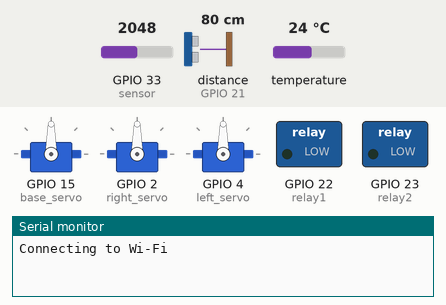
Simulated run of this sketch. Board: ESP32. Parts: 3 × servo, switched loads named in the sketch (green lamp = pin HIGH), the last lines printed to the serial monitor. Wiring (inferred from the names in the program): ultrasonic range finder: trigger GPIO 19; echo GPIO 21. Inputs (shaded band) come from the test bench; at power-on: GPIO 33 (sensor) = 2048, distance to the obstacle (sensor on GPIO 21) 80 cm, temperature 24 °C. The echo pulse lasts 58.3 µs per cm; WiFi joins after 1.5 s; servers stay silent unless stated; uploads are accepted with an empty reply; pins used as bus, display or sensor lines are not drawn.

Above: at 0.1 s.
At 10.83 s:
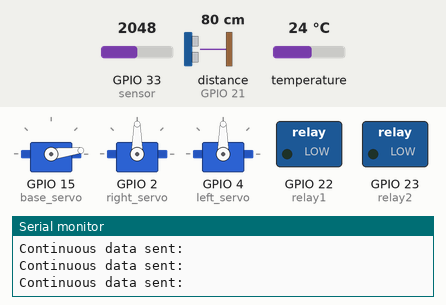
At 13.0 s:
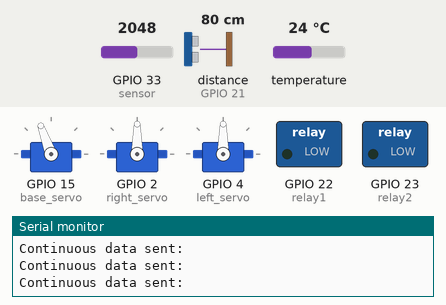
At 15.0 s:
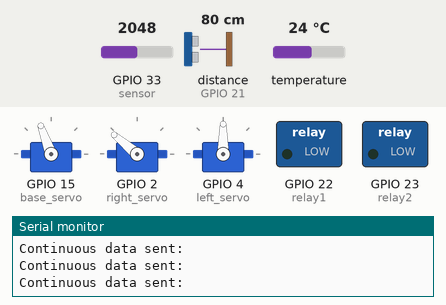
At 19.3 s:
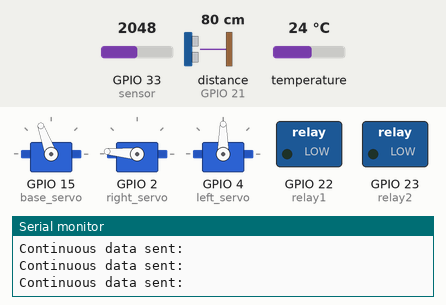
At 20.8 s:
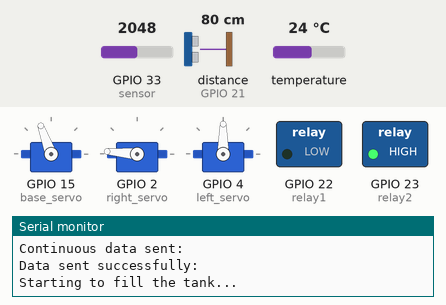
Timing chart, 0 to 22.3 s (numbered marks = the images above):
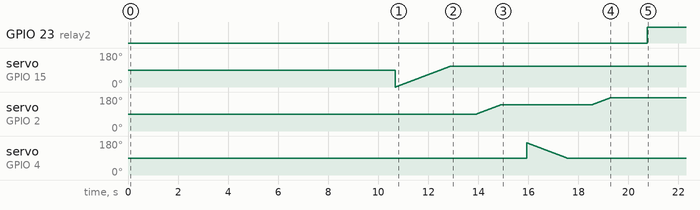

The sketch:

code_project.ino
```cpp
#include <WiFi.h>
#include <HTTPClient.h>
#include <OneWire.h>
#include <DallasTemperature.h>
#include <ESP32Servo.h>

// WiFi credentials
const char* ssid = "**********";
const char* password = "*****";

// Django server URL
const char* serverURL = "*****/api/sensor-readings/";

// Pin definitions
#define trig 19
#define echo 21
#define relay1 22 // Relay for draining water
#define relay2 23 // Relay for filling water
#define ONE_WIRE_BUS 18 // Data wire for temperature sensor

// DS18B20 temperature sensor setup
OneWire oneWire(ONE_WIRE_BUS);
DallasTemperature sensors(&oneWire);

// Servo motors
Servo base_servo;
Servo right_servo;
Servo left_servo;

// Calibration value for pH sensor
float calibration_value = 21.34;
int buf[10];

// Global variables for servo positions
int basePosition = 0;
int rightPosition = 60;
int leftPosition = 170;
int pos;

// Function prototypes
void connectToWiFi();
void sendReadingsToServer(String activityType, float phValue, float temperature, int waterLevel);
void sendContinuousData(int waterLevel, int distance, int basePosition, int rightPosition, int leftPosition);
int measure_distance();
float measure_ph();
void move_arm_to_dip();
void return_arm_to_initial();

void connectToWiFi() {
  Serial.print("Connecting to Wi-Fi");
  WiFi.begin(ssid, password);
  while (WiFi.status() != WL_CONNECTED) {
    delay(1000);
    Serial.print(".");
  }
  Serial.println("\nConnected to Wi-Fi!");
}

void sendReadingsToServer(String activityType, float phValue = 0, float temperature = 0, int waterLevel = -1) {
  if (WiFi.status() == WL_CONNECTED) {
    HTTPClient http;
    http.begin(serverURL);
    http.addHeader("Content-Type", "application/json");

    String payload = "{";
    payload += "\"activity_type\": \"" + activityType + "\"";
    if (phValue > 0) payload += ", \"ph\": " + String(phValue);
    if (temperature > 0) payload += ", \"temperature\": " + String(temperature);
    if (waterLevel >= 0) payload += ", \"water_level\": " + String(waterLevel);
    payload += "}";

    int httpResponseCode = http.POST(payload);
    if (httpResponseCode > 0) {
      Serial.println("Data sent successfully: " + http.getString());
    } else {
      Serial.println("Error sending data: " + String(httpResponseCode));
    }
    http.end();
  } else {
    Serial.println("Wi-Fi not connected");
  }
}

void sendContinuousData(int waterLevel, int distance, int basePosition, int rightPosition, int leftPosition) {
  if (WiFi.status() == WL_CONNECTED) {
    HTTPClient http;
    http.begin(serverURL);
    http.addHeader("Content-Type", "application/json");

    String payload = "{";
    payload += "\"water_level\": " + String(waterLevel) + ",";
    payload += "\"distance\": " + String(distance) + ",";
    payload += "\"arm_position\": {";
    payload += "\"base\": " + String(basePosition) + ",";
    payload += "\"right\": " + String(rightPosition) + ",";
    payload += "\"left\": " + String(leftPosition);
    payload += "}";
    payload += "}";

    int httpResponseCode = http.POST(payload);
    if (httpResponseCode > 0) {
      Serial.println("Continuous data sent: " + http.getString());
    } else {
      Serial.println("Error sending data: " + String(httpResponseCode));
    }
    http.end();
  } else {
    Serial.println("Wi-Fi not connected");
  }
}

int measure_distance() {
  digitalWrite(trig, LOW);
  delayMicroseconds(2);
  digitalWrite(trig, HIGH);
  delayMicroseconds(10);
  digitalWrite(trig, LOW);

  long duration = pulseIn(echo, HIGH);
  int distance = (duration / 2) / 29.1;
  return distance;
}

float measure_ph() {
  float avgValue = 0;
  for (int i = 0; i < 10; i++) {
    buf[i] = analogRead(33); // pH sensor connected to GPIO 33
    delay(10);
  }
  for (int i = 0; i < 10; i++) {
    avgValue += buf[i];
  }
  float pHvol = avgValue * 3.3 / 4095 / 10;
  float phValue = -5.70 * pHvol + calibration_value;
  return phValue;
}

void move_arm_to_dip() {
  for (pos = 0; pos <= 110; pos += 1) {
  base_servo.write(pos);
  basePosition = pos;
  delay(20); }

delay(1000);

for (pos = 90; pos <= 140; pos += 1) {
  right_servo.write(pos);
  rightPosition = pos;
  delay(20);
  }

  delay(1000);

 for (pos = 170; pos >= 90; pos -= 1) {
  left_servo.write(pos);
  leftPosition = pos;
  delay(20);
  }
  delay(1000);

for (pos = 140; pos <= 175; pos += 1) {
   right_servo.write(pos);
    rightPosition = pos;
    delay(20);}
}

void return_arm_to_initial() {
  for (pos = 175; pos >= 140; pos -= 1) {
  right_servo.write(pos);
  rightPosition = pos;
  delay(20);
 }
 delay(1000);
  for (pos = 140; pos >= 90; pos -= 1) {
  right_servo.write(pos);
  rightPosition = pos;
  delay(20);
 }

 delay(1000);
for (pos = 90; pos <= 170; pos += 1) {
left_servo.write(pos);
leftPosition = pos;
delay(20);
  }

delay(1000);
 for (pos = 110; pos >= 0; pos -= 1) {
    base_servo.write(pos);
    basePosition = pos;
    delay(23);
  }

}

void setup() {
  Serial.begin(9600);

  base_servo.attach(15);
  right_servo.attach(2);
  left_servo.attach(4);

  pinMode(trig, OUTPUT);
  pinMode(echo, INPUT);
  pinMode(relay1, OUTPUT);
  pinMode(relay2, OUTPUT);

  sensors.begin();

  digitalWrite(relay1, LOW);
  digitalWrite(relay2, LOW);

  connectToWiFi();
}

void loop() {
  int distance = measure_distance();
  int waterLevel = map(distance, 3, 13, 100, 0); // Convert to percentage

  sendContinuousData(waterLevel, distance, basePosition, rightPosition, leftPosition);

  static unsigned long lastReadingTime = 0;
  unsigned long currentTime = millis();

  if (currentTime - lastReadingTime > 10000) { // Every 10 seconds

    move_arm_to_dip();

    float phValue = measure_ph();
    sensors.requestTemperatures();
    float temperatureC; // Declare temperatureC outside the loop
    for (int i = 0; i < 25; i++) {
        temperatureC = sensors.getTempCByIndex(0); // Update its value inside the loop
        delay(5);
    }
    float temperature = temperatureC; // Now you can use it here


    sendReadingsToServer("measurement", phValue, temperature, waterLevel);

    // State 1: Drain water if critical condition
  if (temperature <= 20.0 || temperature >= 33.0 ) { // we removed the PH condition, to added later
    Serial.println("Critical condition detected. Draining water...");
    digitalWrite(relay1, HIGH); // Start draining
    digitalWrite(relay2, LOW);  // Ensure filling is off

    // Send "draining" activity
    sendReadingsToServer("water_draining");

    // Wait until the water is fully drained
    while (distance < 14) {
        distance = measure_distance();
        int waterLevel = map(distance, 3, 13, 100, 0); // Convert to percentage
        sendContinuousData(waterLevel, distance, basePosition, rightPosition, leftPosition);

        Serial.print("Draining... Current distance: ");
        Serial.println(distance);
        delay(500); // Small delay to avoid overloading the loop
    }

    // Stop draining
    sendReadingsToServer("water_drained");
    Serial.println("Tank drained. Stopping relay1.");
    digitalWrite(relay1, LOW);
  }

    // State 2: Fill water
  if (distance >= 13) {
    Serial.println("Starting to fill the tank...");
    digitalWrite(relay2, HIGH); // Start filling

    // Send "filling" activity
    sendReadingsToServer("water_filling");

    // Wait until the tank is fully filled
    while (distance > 2) {
        distance = measure_distance();
        int waterLevel = map(distance, 3, 13, 100, 0); // Convert to percentage
        sendContinuousData(waterLevel, distance, basePosition, rightPosition, leftPosition);
        Serial.print("Filling... Current distance: ");
        Serial.println(distance);
        delay(500); // Small delay for stability
    }

    // Stop filling
    sendReadingsToServer("water_filled");
    Serial.println("Tank filled. Stopping relay2.");
    digitalWrite(relay2, LOW);
  }

    return_arm_to_initial();
    lastReadingTime = currentTime;
  }

  delay(500);
}
```

Measured:
- by itself, GPIO 23 (relay2): LOW → HIGH at 20.7 s
- by itself, servo on GPIO 2 (right_servo): moves from 90° to 175° over 5.3 s
